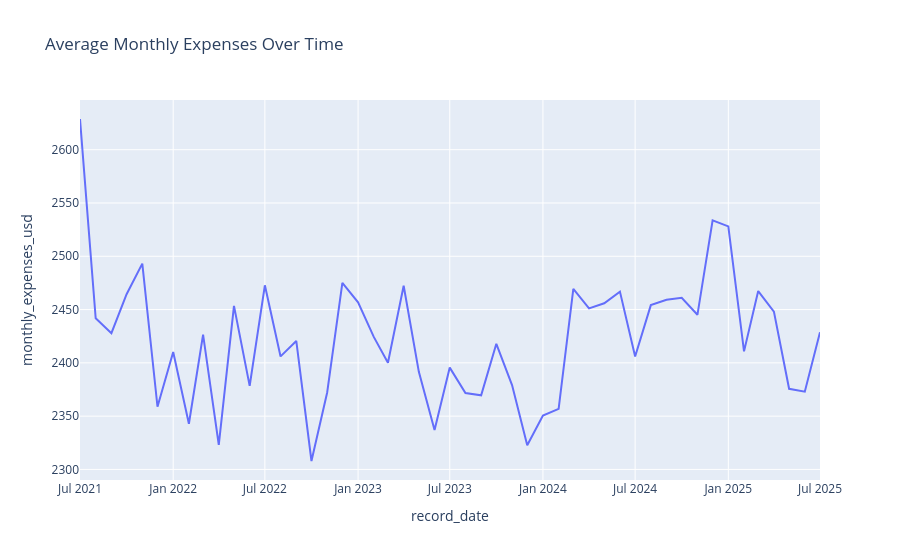
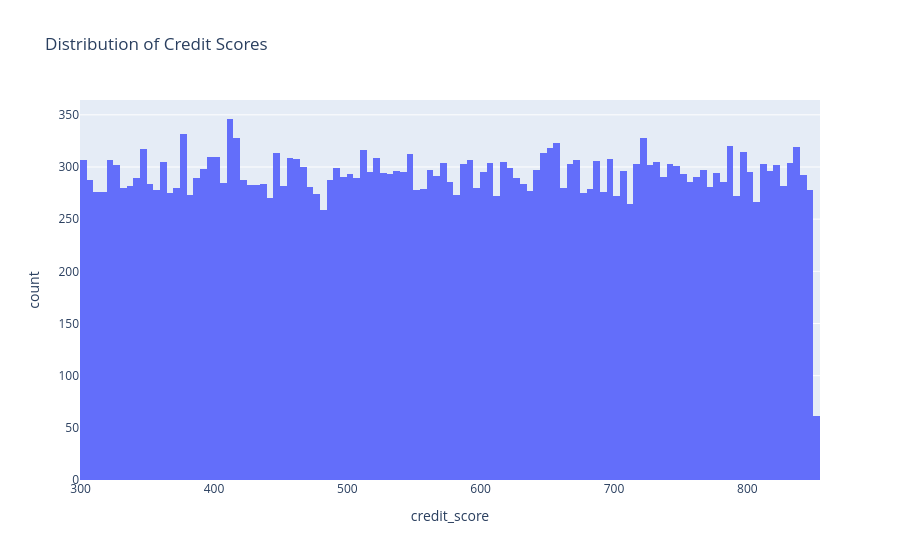
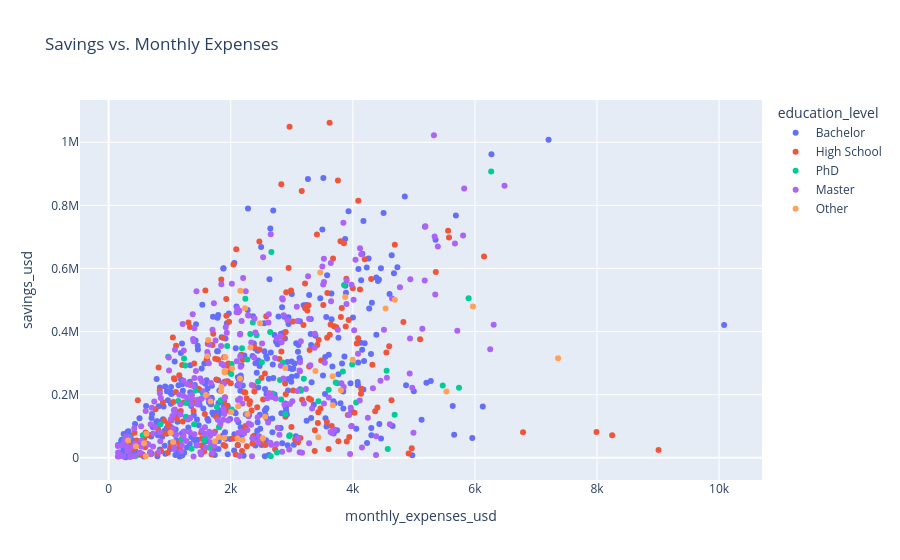

These figures' notebook cell, in order:
### Code cell
# --- 3. Explore Data (EDA) ---
print("\nStarting EDA...")

# We will analyze 'monthly_expenses_usd'
# Line chart of average expenses over time
df_time = df.set_index('record_date')
monthly_avg_expenses = df_time['monthly_expenses_usd'].resample('MS').mean().reset_index()

fig1 = px.line(monthly_avg_expenses, 
            x='record_date', 
            y='monthly_expenses_usd', 
            title='Average Monthly Expenses Over Time')
fig1.show()

# Histogram of Credit Scores
fig2 = px.histogram(df, x='credit_score', title='Distribution of Credit Scores')
fig2.show()

# Savings vs. Expenses
fig3 = px.scatter(df.sample(1000), # Sample for performance
                x='monthly_expenses_usd',
                y='savings_usd',
                color='education_level',
                title='Savings vs. Monthly Expenses')
fig3.show()

print("EDA complete. Check the plots.")

### Figure 1 — Plotly figure (JSON) as saved in the notebook; plotly's stock layout.template omitted (floating-point values rounded to 4 significant figures)
{"data": [{"hovertemplate": "record_date=%{x}<br>monthly_expenses_usd=%{y}<extra></extra>", "legendgroup": "", "line": {"color": "#636efa", "dash": "solid"}, "marker": {"symbol": "circle"}, "mode": "lines", "name": "", "orientation": "v", "showlegend": false, "type": "scatter", "x": ["2021-07-01T00:00:00.000000000", "2021-08-01T00:00:00.000000000", "2021-09-01T00:00:00.000000000", "2021-10-01T00:00:00.000000000", "2021-11-01T00:00:00.000000000", "2021-12-01T00:00:00.000000000", "2022-01-01T00:00:00.000000000", "2022-02-01T00:00:00.000000000", "2022-03-01T00:00:00.000000000", "2022-04-01T00:00:00.000000000", "2022-05-01T00:00:00.000000000", "2022-06-01T00:00:00.000000000", "2022-07-01T00:00:00.000000000", "2022-08-01T00:00:00.000000000", "2022-09-01T00:00:00.000000000", "2022-10-01T00:00:00.000000000", "2022-11-01T00:00:00.000000000", "2022-12-01T00:00:00.000000000", "2023-01-01T00:00:00.000000000", "2023-02-01T00:00:00.000000000", "2023-03-01T00:00:00.000000000", "2023-04-01T00:00:00.000000000", "2023-05-01T00:00:00.000000000", "2023-06-01T00:00:00.000000000", "2023-07-01T00:00:00.000000000", "2023-08-01T00:00:00.000000000", "2023-09-01T00:00:00.000000000", "2023-10-01T00:00:00.000000000", "2023-11-01T00:00:00.000000000", "2023-12-01T00:00:00.000000000", "2024-01-01T00:00:00.000000000", "2024-02-01T00:00:00.000000000", "2024-03-01T00:00:00.000000000", "2024-04-01T00:00:00.000000000", "2024-05-01T00:00:00.000000000", "2024-06-01T00:00:00.000000000", "2024-07-01T00:00:00.000000000", "2024-08-01T00:00:00.000000000", "2024-09-01T00:00:00.000000000", "2024-10-01T00:00:00.000000000", "2024-11-01T00:00:00.000000000", "2024-12-01T00:00:00.000000000", "2025-01-01T00:00:00.000000000", "2025-02-01T00:00:00.000000000", "2025-03-01T00:00:00.000000000", "2025-04-01T00:00:00.000000000", "2025-05-01T00:00:00.000000000", "2025-06-01T00:00:00.000000000", "2025-07-01T00:00:00.000000000"], "xaxis": "x", "y": [2629.0, 2442.0, 2428.0, 2464.0, 2493.0, 2359.0, 2410.0, 2343.0, 2426.0, 2323.0, 2453.0, 2378.0, 2473.0, 2406.0, 2421.0, 2308.0, 2372.0, 2475.0, 2457.0, 2424.0, 2400.0, 2472.0, 2392.0, 2337.0, 2396.0, 2372.0, 2370.0, 2418.0, 2379.0, 2323.0, 2350.0, 2357.0, 2469.0, 2451.0, 2456.0, 2467.0, 2406.0, 2454.0, 2459.0, 2461.0, 2445.0, 2534.0, 2528.0, 2411.0, 2467.0, 2448.0, 2376.0, 2373.0, 2429.0], "yaxis": "y"}], "layout": {"legend": {"tracegroupgap": 0}, "title": {"text": "Average Monthly Expenses Over Time"}, "xaxis": {"anchor": "y", "domain": [0, 1], "title": {"text": "record_date"}}, "yaxis": {"anchor": "x", "domain": [0, 1], "title": {"text": "monthly_expenses_usd"}}}}

### Figure 2 — Plotly figure (JSON) as saved in the notebook; plotly's stock layout.template omitted (floating-point values rounded to 4 significant figures; data arrays with more than 128 entries replaced by an {"elided": "..."} marker saying what was removed)
{"data": [{"bingroup": "x", "hovertemplate": "credit_score=%{x}<br>count=%{y}<extra></extra>", "legendgroup": "", "marker": {"color": "#636efa", "pattern": {"shape": ""}}, "name": "", "orientation": "v", "showlegend": false, "type": "histogram", "x": {"elided": "32424 int values"}, "xaxis": "x", "yaxis": "y"}], "layout": {"barmode": "relative", "legend": {"tracegroupgap": 0}, "title": {"text": "Distribution of Credit Scores"}, "xaxis": {"anchor": "y", "domain": [0, 1], "title": {"text": "credit_score"}}, "yaxis": {"anchor": "x", "domain": [0, 1], "title": {"text": "count"}}}}

### Figure 3 — Plotly figure (JSON) as saved in the notebook; plotly's stock layout.template omitted (floating-point values rounded to 4 significant figures; data arrays with more than 128 entries replaced by an {"elided": "..."} marker saying what was removed)
{"data": [{"hovertemplate": "education_level=Bachelor<br>monthly_expenses_usd=%{x}<br>savings_usd=%{y}<extra></extra>", "legendgroup": "Bachelor", "marker": {"color": "#636efa", "symbol": "circle"}, "mode": "markers", "name": "Bachelor", "orientation": "v", "showlegend": true, "type": "scatter", "x": {"elided": "397 float values"}, "xaxis": "x", "y": {"elided": "397 float values"}, "yaxis": "y"}, {"hovertemplate": "education_level=High School<br>monthly_expenses_usd=%{x}<br>savings_usd=%{y}<extra></extra>", "legendgroup": "High School", "marker": {"color": "#EF553B", "symbol": "circle"}, "mode": "markers", "name": "High School", "orientation": "v", "showlegend": true, "type": "scatter", "x": {"elided": "223 float values"}, "xaxis": "x", "y": {"elided": "223 float values"}, "yaxis": "y"}, {"hovertemplate": "education_level=PhD<br>monthly_expenses_usd=%{x}<br>savings_usd=%{y}<extra></extra>", "legendgroup": "PhD", "marker": {"color": "#00cc96", "symbol": "circle"}, "mode": "markers", "name": "PhD", "orientation": "v", "showlegend": true, "type": "scatter", "x": [2272.0, 1265.0, 2896.0, 1274.0, 3746.0, 2656.0, 2321.0, 4684.0, 2016.0, 1838.0, 1581.0, 1773.0, 4554.0, 3437.0, 2645.0, 264.1, 2683.0, 2424.0, 3197.0, 2239.0, 338.2, 5739.0, 3150.0, 3604.0, 2957.0, 1423.0, 1651.0, 1569.0, 2008.0, 5473.0, 3721.0, 2968.0, 1399.0, 2808.0, 2827.0, 1195.0, 3989.0, 1140.0, 974.8, 1942.0, 2850.0, 2448.0, 4572.0, 5897.0, 1335.0, 1359.0, 1538.0, 1807.0, 2758.0, 850.1, 442.8, 6266.0, 557.6, 3856.0, 2666.0, 2016.0, 4054.0, 2510.0, 3837.0, 1256.0, 2361.0, 2185.0, 1234.0], "xaxis": "x", "y": [311300.0, 130400.0, 138100.0, 174000.0, 236200.0, 5023.0, 392700.0, 136200.0, 297600.0, 182000.0, 60850.0, 160700.0, 275800.0, 179200.0, 398400.0, 57370.0, 203800.0, 388300.0, 250800.0, 504400.0, 64930.0, 222100.0, 212500.0, 215700.0, 69420.0, 213500.0, 31900.0, 56260.0, 265700.0, 228800.0, 238500.0, 71280.0, 106600.0, 246500.0, 184400.0, 57230.0, 295600.0, 180000.0, 319900.0, 354000.0, 302300.0, 241500.0, 28340.0, 505800.0, 170700.0, 28680.0, 206100.0, 96980.0, 17060.0, 106700.0, 6123.0, 907000.0, 71720.0, 547400.0, 652500.0, 153400.0, 175100.0, 302700.0, 273700.0, 292200.0, 428700.0, 347600.0, 315100.0], "yaxis": "y"}, {"hovertemplate": "education_level=Master<br>monthly_expenses_usd=%{x}<br>savings_usd=%{y}<extra></extra>", "legendgroup": "Master", "marker": {"color": "#ab63fa", "symbol": "circle"}, "mode": "markers", "name": "Master", "orientation": "v", "showlegend": true, "type": "scatter", "x": {"elided": "271 float values"}, "xaxis": "x", "y": {"elided": "271 float values"}, "yaxis": "y"}, {"hovertemplate": "education_level=Other<br>monthly_expenses_usd=%{x}<br>savings_usd=%{y}<extra></extra>", "legendgroup": "Other", "marker": {"color": "#FFA15A", "symbol": "circle"}, "mode": "markers", "name": "Other", "orientation": "v", "showlegend": true, "type": "scatter", "x": [1670.0, 1900.0, 608.9, 1631.0, 5968.0, 2271.0, 1894.0, 2121.0, 2563.0, 1842.0, 5534.0, 1803.0, 3805.0, 3874.0, 2527.0, 3466.0, 2194.0, 2007.0, 318.7, 1056.0, 1742.0, 2894.0, 1847.0, 2021.0, 3387.0, 7362.0, 2479.0, 3434.0, 1014.0, 1595.0, 3669.0, 2158.0, 1617.0, 4537.0, 2152.0, 447.3, 3673.0, 581.1, 2112.0, 1900.0, 2324.0, 2234.0, 4689.0, 618.5, 1912.0, 3999.0], "xaxis": "x", "y": [178800.0, 270600.0, 4621.0, 373400.0, 479400.0, 138500.0, 63710.0, 163200.0, 130100.0, 210700.0, 210300.0, 66110.0, 213800.0, 509300.0, 62070.0, 587000.0, 56780.0, 144900.0, 55220.0, 50260.0, 52780.0, 284300.0, 224700.0, 283100.0, 275200.0, 315900.0, 426600.0, 65310.0, 79540.0, 198900.0, 258300.0, 529800.0, 322100.0, 473200.0, 251300.0, 36880.0, 166500.0, 45850.0, 61450.0, 276100.0, 349600.0, 474300.0, 501000.0, 76300.0, 318500.0, 310800.0], "yaxis": "y"}], "layout": {"legend": {"title": {"text": "education_level"}, "tracegroupgap": 0}, "title": {"text": "Savings vs. Monthly Expenses"}, "xaxis": {"anchor": "y", "domain": [0, 1], "title": {"text": "monthly_expenses_usd"}}, "yaxis": {"anchor": "x", "domain": [0, 1], "title": {"text": "savings_usd"}}}}
